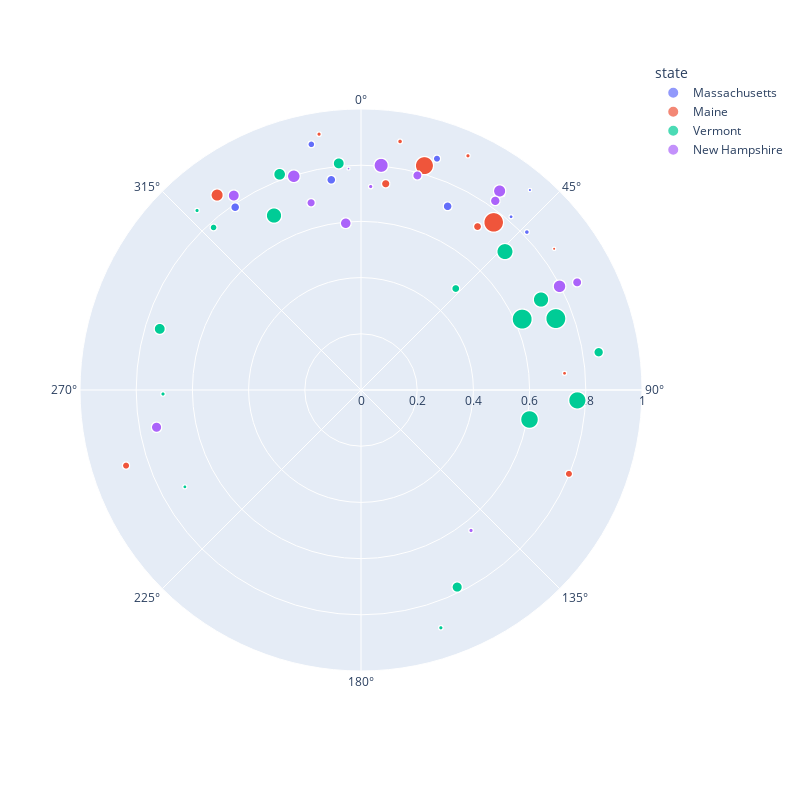

Notebook code cell kept with this figure:
### Code cell
px.scatter_polar(
    data_frame=new_england_ski_area_df.rename(
        {"location__localized__en__region": "state"}
    ),
    r="mean_bearing_strength",
    theta="mean_bearing",
    size="combined_vertical",
    hover_name="ski_area_name",
    hover_data=["run_count_filtered", "run_count"],
    color="state",
    range_r=[0, 1],
    width=800,
    height=800,
)

### Figure 1 — Plotly figure (JSON) as saved in the notebook; plotly's stock layout.template omitted (floating-point values rounded to 4 significant figures; data arrays with more than 128 entries replaced by an {"elided": "..."} marker saying what was removed)
{"data": [{"customdata": {"elided": "288x2 int values"}, "hovertemplate": "<b>%{hovertext}</b><br><br>state=Massachusetts<br>mean_bearing_strength=%{r}<br>mean_bearing=%{theta}<br>combined_vertical=%{marker.size}<br>run_count_filtered=%{customdata[0]}<br>run_count=%{customdata[1]}<extra></extra>", "hovertext": {"elided": "288 str values"}, "legendgroup": "Massachusetts", "marker": {"color": "#636efa", "size": {"elided": "288 float values"}, "sizemode": "area", "sizeref": 49.11, "symbol": "circle"}, "mode": "markers", "name": "Massachusetts", "r": {"elided": "288 float values"}, "showlegend": true, "subplot": "polar", "theta": {"elided": "288 float values"}, "type": "scatterpolargl"}, {"customdata": {"elided": "384x2 int values"}, "hovertemplate": "<b>%{hovertext}</b><br><br>state=Maine<br>mean_bearing_strength=%{r}<br>mean_bearing=%{theta}<br>combined_vertical=%{marker.size}<br>run_count_filtered=%{customdata[0]}<br>run_count=%{customdata[1]}<extra></extra>", "hovertext": {"elided": "384 str values"}, "legendgroup": "Maine", "marker": {"color": "#EF553B", "size": {"elided": "384 float values"}, "sizemode": "area", "sizeref": 49.11, "symbol": "circle"}, "mode": "markers", "name": "Maine", "r": {"elided": "384 float values"}, "showlegend": true, "subplot": "polar", "theta": {"elided": "384 float values"}, "type": "scatterpolargl"}, {"customdata": {"elided": "576x2 int values"}, "hovertemplate": "<b>%{hovertext}</b><br><br>state=Vermont<br>mean_bearing_strength=%{r}<br>mean_bearing=%{theta}<br>combined_vertical=%{marker.size}<br>run_count_filtered=%{customdata[0]}<br>run_count=%{customdata[1]}<extra></extra>", "hovertext": {"elided": "576 str values"}, "legendgroup": "Vermont", "marker": {"color": "#00cc96", "size": {"elided": "576 float values"}, "sizemode": "area", "sizeref": 49.11, "symbol": "circle"}, "mode": "markers", "name": "Vermont", "r": {"elided": "576 float values"}, "showlegend": true, "subplot": "polar", "theta": {"elided": "576 float values"}, "type": "scatterpolargl"}, {"customdata": {"elided": "480x2 int values"}, "hovertemplate": "<b>%{hovertext}</b><br><br>state=New Hampshire<br>mean_bearing_strength=%{r}<br>mean_bearing=%{theta}<br>combined_vertical=%{marker.size}<br>run_count_filtered=%{customdata[0]}<br>run_count=%{customdata[1]}<extra></extra>", "hovertext": {"elided": "480 str values"}, "legendgroup": "New Hampshire", "marker": {"color": "#ab63fa", "size": {"elided": "480 float values"}, "sizemode": "area", "sizeref": 49.11, "symbol": "circle"}, "mode": "markers", "name": "New Hampshire", "r": {"elided": "480 float values"}, "showlegend": true, "subplot": "polar", "theta": {"elided": "480 float values"}, "type": "scatterpolargl"}], "layout": {"height": 800, "legend": {"itemsizing": "constant", "title": {"text": "state"}, "tracegroupgap": 0}, "margin": {"t": 60}, "polar": {"angularaxis": {"direction": "clockwise", "rotation": 90}, "domain": {"x": [0, 1], "y": [0, 1]}, "radialaxis": {"range": [0, 1]}}, "width": 800}}
